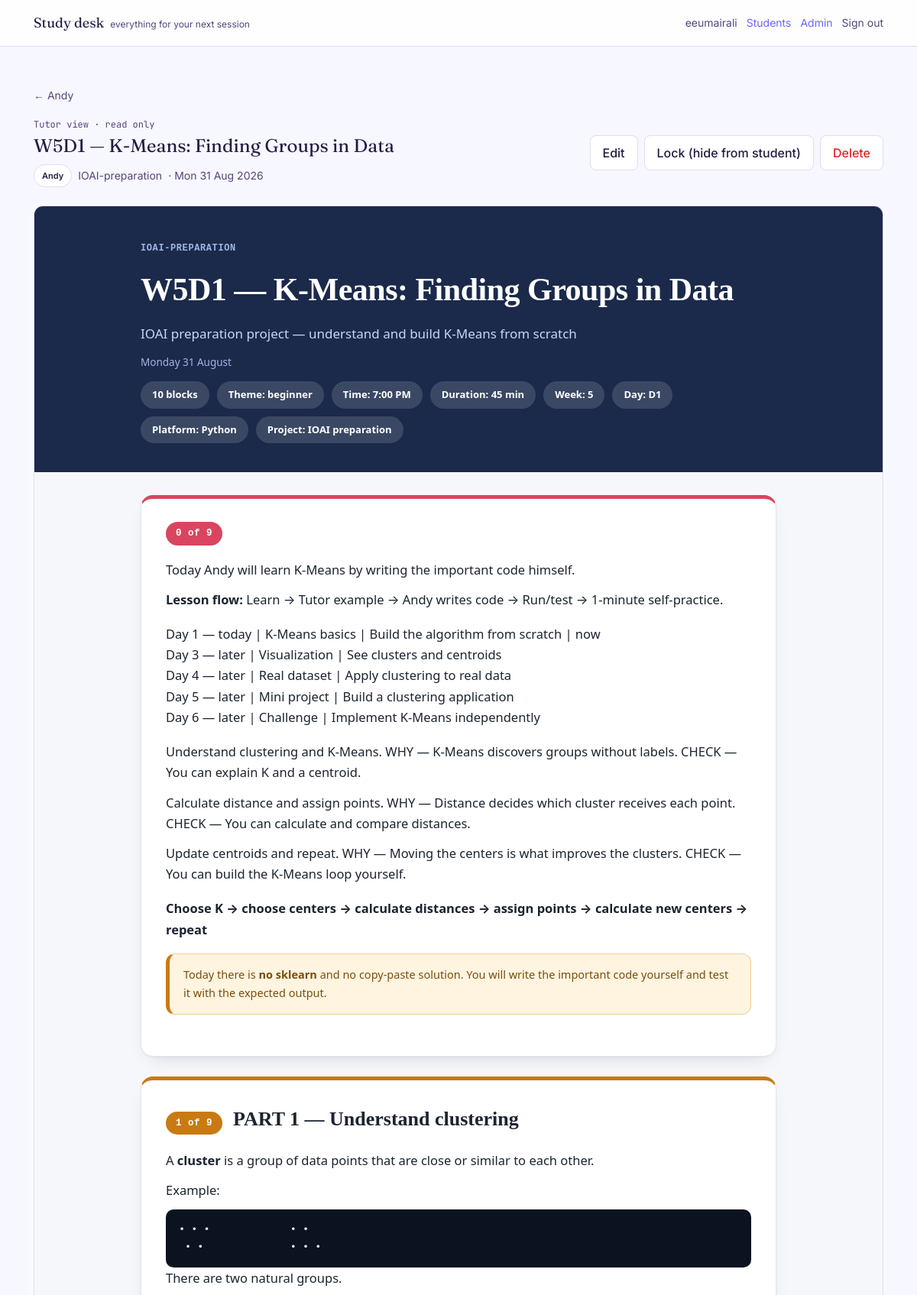
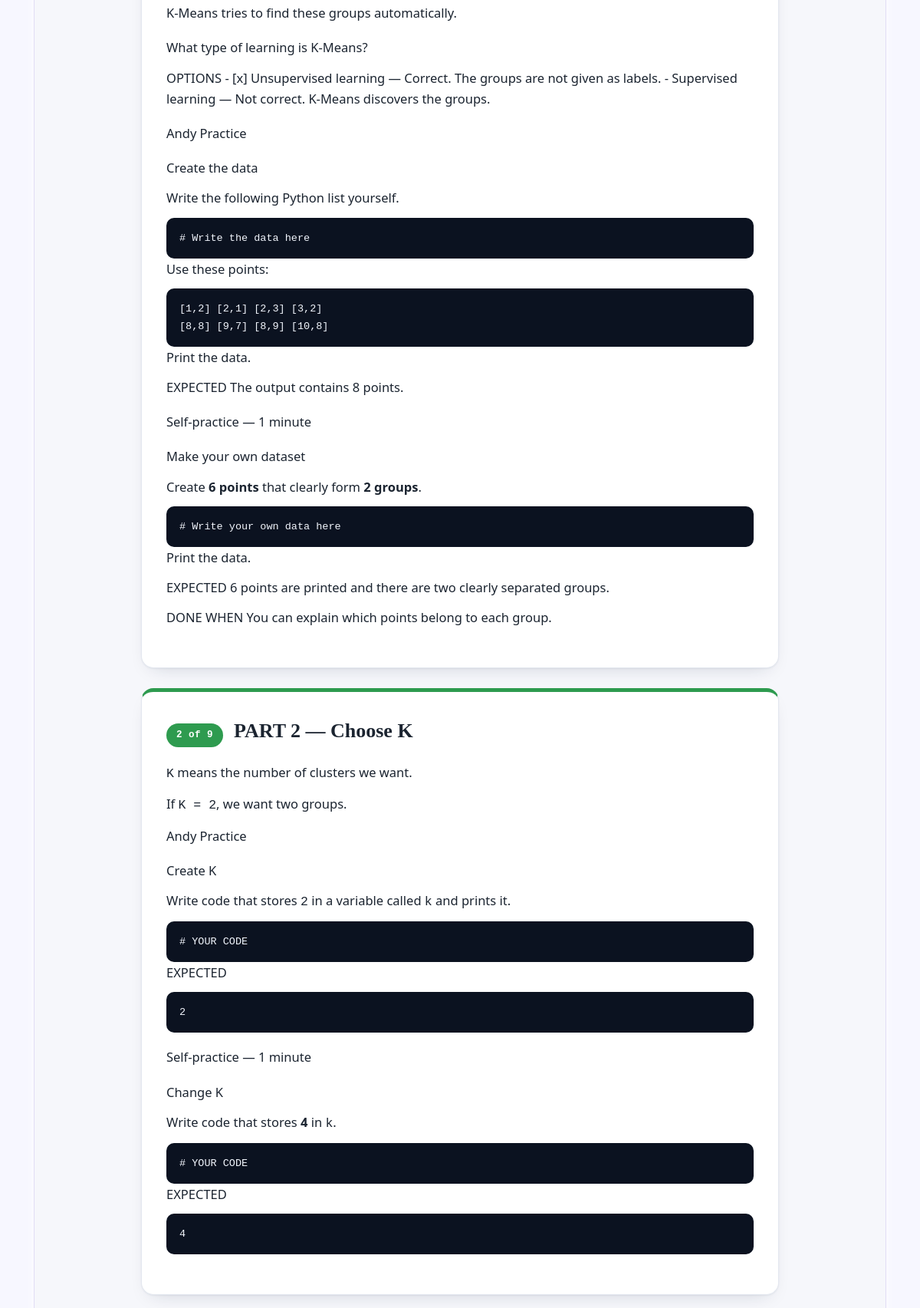
/tutor/lesson/12/ (signed in, upper part), run on the app's committed database (2 pictures, top to bottom).
### learning/models.py (models this page shows, shortened)
class Lesson(models.Model):
    course = models.ForeignKey(Course, on_delete=models.CASCADE, related_name="lessons", null=True, blank=True)
    student = models.ForeignKey(
        settings.AUTH_USER_MODEL, on_delete=models.CASCADE, related_name="personal_lessons",
        null=True, blank=True, help_text="Set for a dated document written for one student.",
    )
    date = models.DateField(null=True, blank=True, help_text="Orders this on the student's timeline.")
    order = models.PositiveIntegerField(default=1, help_text="Position in the course (shared curriculum lessons only).")
    title = models.CharField(max_length=140)
    subtitle = models.CharField(max_length=255, blank=True)
    description = models.TextField(blank=True, help_text="What the student will do this session. (Legacy field — new lessons use markdown_source.)")
    markdown_source = models.TextField(blank=True, help_text="The lesson document. See skills/FORMAT_SPEC.md.")
    meta = models.JSONField(default=dict, blank=True, help_text="Unknown front-matter keys, rendered as header pills.")
    hint_seconds_default = models.PositiveIntegerField(default=20)
    is_published = models.BooleanField(default=True, help_text="Locked (unticked) lessons are invisible to the student.")
    class Meta:
        ordering = ["-date", "order", "id"]
    @property
    def is_document(self):
        return bool(self.markdown_source)

class Course(models.Model):
    SUBJECTS = [
        ("python", "Python"),
        ("data", "Data science"),
        ("ml", "Machine learning / computer vision"),
        ("matlab", "MATLAB"),
        ("robotics", "Arduino / Webots robotics"),
        ("exam", "Exam preparation"),
    ]
    title = models.CharField(max_length=120)
    slug = models.SlugField(unique=True)
    subject = models.CharField(max_length=20, choices=SUBJECTS, default="python")
    description = models.TextField(blank=True)
    is_published = models.BooleanField(
        default=True, help_text="Untick to hide from students while you build it."
    )
    created_at = models.DateTimeField(auto_now_add=True)
    class Meta:
        ordering = ["title"]

### accounts/models.py (models this page shows, shortened)
class StudentProfile(models.Model):
    PLATFORMS = [
        ("fiverr", "Fiverr"),
        ("preply", "Preply"),
        ("direct", "Direct / Zoom"),
    ]
    user = models.OneToOneField(
        settings.AUTH_USER_MODEL, on_delete=models.CASCADE, related_name="student_profile"
    )
    display_name = models.CharField(
        max_length=60, help_text="What the student is called in lessons. A first name is enough."
    )
    platform = models.CharField(max_length=20, choices=PLATFORMS, default="direct")
    is_minor = models.BooleanField(
        default=False, help_text="Tick if under 18. Guardian contact is then required."
    )
    guardian_email = models.EmailField(
        blank=True, help_text="Only for students under 18. Leave empty otherwise."
    )
    notes = models.TextField(
        blank=True, help_text="Teaching notes only. Do not store anything sensitive here."
    )
    created_at = models.DateTimeField(auto_now_add=True)
    class Meta:
        ordering = ["display_name"]

### learning/views.py (the view)
# urls.py: path("tutor/lesson/<int:lesson_id>/", views.lesson_tutor_view, name="lesson_tutor_view"),
@staff_member_required
def lesson_tutor_view(request, lesson_id):
    lesson = get_object_or_404(Lesson.objects.select_related("student", "course"), pk=lesson_id)
    if not lesson.is_document:
        raise Http404
    parsed = parse_lesson(lesson.markdown_source)
    context = _document_context(parsed, lesson=lesson, can_edit=False)
    context["lesson"] = lesson
    return render(request, "learning/tutor/lesson_tutor_view.html", context)

### learning/lesson_markdown.py (called while the page is built)
def render_markdown(text: str) -> str:
    text = text.strip("\n")
    return md.markdown(text, extensions=MD_EXTENSIONS) if text.strip() else ""

def parse_attrs(attr_str: str) -> dict:
    attrs = {}
    for m in re.finditer(r'(\w+)=("([^"]*)"|\'([^\']*)\'|(\S+))', attr_str):
        key = m.group(1)
        val = m.group(3) if m.group(3) is not None else (m.group(4) if m.group(4) is not None else m.group(5))
        attrs[key] = val
    return attrs

def parse_body(text: str, practices: list, warnings: list) -> list:
    nodes = []
    for kind, name, attrs, content in split_fences(text):
        if kind == "text":
            html_out = render_markdown(content)
            if html_out.strip():
                nodes.append(Prose(html_out))
        else:
            node = build_block(name, attrs, content, practices, warnings)
            if node is not None:
                nodes.append(node)
    return nodes

def build_block(name: str, attrs: dict, content: str, practices: list, warnings: list):
    if name == "practice":
        return build_practice(attrs, content, practices, warnings)
    if name == "example":
        return Example(render_markdown(content))
    if name == "tip":
        return Tip(render_markdown(content))
    warnings.append(f"Unknown block type :::{name} — rendered as plain text so nothing is lost.")
    return Prose(render_markdown(content))

### templates/learning/tutor/lesson_tutor_view.html (shortened to what this page needs)
{% extends "base.html" %}
{% load static %}
{% block extra_head %}<link rel="stylesheet" href="{% static 'css/lesson-theme.css' %}">{% endblock %}
{% block content %}
<a href="{% url 'student_detail' lesson.student.id %}" class="text-sm text-slate-500 hover:text-ink">&larr; {{ lesson.student.student_profile.display_name|default:lesson.student.username }}</a>
<div class="mt-4 flex flex-wrap items-center justify-between gap-3">
  <div>
    <p class="font-mono text-xs text-slate-500">Tutor view · read only</p>
    <h1 class="mt-1 font-display text-2xl">{{ front_matter.title }}</h1>
    <div class="mt-2 flex flex-wrap items-center gap-2 text-sm text-slate-500">
      <span class="eyebrow rounded-full border border-line bg-card px-2.5 py-1 normal-case tracking-normal text-ink">
        {{ lesson.student.student_profile.display_name|default:lesson.student.username }}
      </span>
      {% if front_matter.course %}<span>{{ front_matter.course }}</span>{% endif %}
      {% if front_matter.date %}<span>· {{ front_matter.date|date:"D j M Y" }}</span>{% endif %}
    </div>
  </div>
  <div class="flex shrink-0 flex-wrap gap-2">
    <a href="{% url 'lesson_edit' lesson.student.id lesson.id %}" class="btn-quiet">Edit</a>
    <form method="post" action="{% url 'lesson_toggle_lock' lesson.id %}">
      <button type="submit" class="btn-quiet">
        {% if lesson.is_published %}Lock (hide from student){% else %}Unlock (show to student){% endif %}
      </button>
    </form>
    <form method="post" action="{% url 'lesson_delete' lesson.id %}"
          onsubmit="return confirm('Delete “{{ front_matter.title }}”? This removes the student’s saved answers too. This cannot be undone.');">
      <button type="submit" class="btn-quiet text-red-600 hover:border-red-300">Delete</button>
    </form>
  </div>
</div>
<div class="mt-6 overflow-hidden rounded-xl border border-line shadow-card">
  <div class="lesson-doc">
    {% include "learning/lesson/_document_body.html" %}
  </div>
</div>
{% endblock %}

### templates/base.html (shortened to what this page needs)
{% load static %}<!doctype html>
<html lang="en" class="h-full">
<head>
<link rel="stylesheet" href="{% static 'css/app.css' %}">
{% block extra_head %}{% endblock %}
</head>
<body class="min-h-full flex flex-col">
<header class="border-b border-line bg-card/80 backdrop-blur">
  <div class="mx-auto flex max-w-6xl items-center justify-between px-5 py-4">
    <a href="{% url 'dashboard' %}" class="flex items-baseline gap-2">
      <span class="font-display text-lg text-ink">Study desk</span>
      <span class="hidden text-xs text-slate-500 sm:inline">everything for your next session</span>
    </a>
    <div class="flex items-center gap-3 text-sm">
      {% if user.is_authenticated %}
        <span class="hidden text-slate-500 sm:inline">{{ user.student_profile.display_name|default:user.username }}</span>
        {% if user.is_staff %}
          <a class="text-teal-600 hover:underline" href="{% url 'student_list' %}">Students</a>
          <a class="text-teal-600 hover:underline" href="/admin/">Admin</a>
        {% endif %}
      {% endif %}
      {% if user.is_authenticated %}
        <form method="post" action="{% url 'logout' %}">{% csrf_token %}
          <button class="text-slate-500 hover:text-ink">Sign out</button>
        </form>
      {% endif %}
    </div>
  </div>
</header>
<main id="main" class="mx-auto w-full max-w-6xl flex-1 px-5 py-8 sm:py-12">
  {% block content %}{% endblock %}
</main>
</body>
</html>

### templates/learning/lesson/_document_body.html (shortened to what this page needs)
<header class="lhead">
  <div class="wrap">
    <p class="eyebrow">{% if course %}{{ course }}{% else %}Lesson{% endif %}</p>
    <h1 class="ltitle">{{ front_matter.title }}</h1>
    {% if front_matter.subtitle %}<p class="lsub">{{ front_matter.subtitle }}</p>{% endif %}
    <p class="lmeta-line">{{ front_matter.date|date:"l j F" }}</p>
    <div class="meta">
      <span class="pill">{{ blocks|length }} block{{ blocks|length|pluralize }}</span>
      {% for key, value in meta_pills %}<span class="pill">{{ key }}: {{ value }}</span>{% endfor %}
    </div>
  </div>
</header>
<div class="wrap" id="lesson-root" data-lesson-id="{{ lesson_id|default:'' }}" data-can-edit="{% if can_edit %}1{% else %}0{% endif %}">
  {% for block in blocks %}
    {% include block.template_name with node=block %}
  {% endfor %}
</div>

### static/css/lesson-theme.css (style rules this page uses)
:root { --ink:#1B2430; --paper:#F6F7FB; --card:#FFFFFF; --line:#E3E7EF; --muted:#67718A; --deep:#1B2A4A; --amber:#C97A12; --amberbg:#FFF4E0; --amberline:#F0CE94; --green:#12805C; --greenbg:#E7F8F0; --greenline:#9FE0C4; --code:#0B1220; --codetext:#F1F5FC; --font-display:Georgia,"Times New Roman",serif; --font-body:"Segoe UI",-apple-system,BlinkMacSystemFont,Roboto,sans-serif; --font-mono:"SFMono-Regular",Consolas,"Liberation Mono",Menlo,monospace; --base-size:16.5px; --base-line:1.65; --radius:16px; --shadow:0 1px 2px rgba(20,30,60,.05),0 10px 26px -14px rgba(20,30,60,.22); --c1:#D9455F; --c1bg:#FDECEF; --c2:#C97A12; --c2bg:#FFF4E0; --c3:#2E9B4F; --c3bg:#EAF8EE; --c4:#1C8FA6; --c4bg:#E7F6F9; --c5:#5B62D9; --c5bg:#ECEDFC; --c6:#A34AC9; --c6bg:#F6EAFB; --c7:#B5851C; --c7bg:#FBF3E0; }
* { box-sizing:border-box }
.lesson-doc { background:var(--paper); color:var(--ink); font:var(--base-size)/var(--base-line) var(--font-body); }
.lesson-doc code, .lesson-doc .mono { font-family:var(--font-mono) }
.lesson-doc .wrap { max-width:880px;margin:0 auto;padding:0 24px 90px }
.lesson-doc header.lhead { background:var(--deep);color:#fff;padding:46px 0 38px;margin-bottom:30px }
.lesson-doc header.lhead .wrap { padding-bottom:0 }
.lesson-doc .eyebrow { color:#9FB4E8;font-family:var(--font-mono);font-size:12px; letter-spacing:.6px;text-transform:uppercase;margin:0 0 10px }
.lesson-doc h1.ltitle { font-family:var(--font-display);font-size:clamp(28px,5vw,42px); margin:0 0 8px;letter-spacing:-.5px;font-weight:700 }
.lesson-doc .lsub { color:#C7D5FA;font-size:17px;margin:0 0 12px }
.lesson-doc .lmeta-line { color:#9FB4E8;font-size:13.5px;margin:0 0 14px }
.lesson-doc .meta { display:flex;flex-wrap:wrap;gap:10px }
.lesson-doc .pill { background:rgba(255,255,255,.14);border-radius:999px;padding:7px 15px;font-size:13px;font-weight:600 }
.lesson-doc .prose p { margin:0 0 12px }
.lesson-doc .prose pre { background:var(--code);color:var(--codetext);border-radius:10px;padding:15px 17px; overflow-x:auto;font-size:13.5px;line-height:1.55 }
.lesson-doc .prose pre code,.lesson-doc .example-body pre code,.lesson-doc .hint pre code { color:inherit;background:none }
.lesson-doc .tip p { margin:0 0 8px }
.lesson-doc .tip p:last-child { margin-bottom:0 }
.lesson-doc .code-block pre { padding-right:76px }

### data on the page
Lesson: student.student_profile.display_name "Andy", title "W5D1 — K-Means: Finding Groups in Data", subtitle "IOAI preparation project — understand and build K-Means from scratch"
Course: course "IOAI-preparation", slug "IOAI-PREPARATION"

### other printed values
{{ user.student_profile.display_name|default:user.username }} "eeumairali"
{{ front_matter.date|date:"D j M Y" }} "Mon 31 Aug 2026"
{{ front_matter.date|date:"l j F" }} "Monday 31 August"
{{ blocks|length }} "10"
{{ key }} "Theme" "Time" "Duration" "Week" "Day" "Platform" "Project"
{{ value }} "beginner" "7:00 PM" "45 min" "5" "D1" "Python" "IOAI preparation"
{{ node.index }} "0" "1" "2"
{{ node.total }} "9" "9" "9"
{{ node.html|safe }} "Today Andy will learn K-Means by writing the important code himself. Lesson flow: Learn → Tutor example → Andy writes code → Run/test → 1-minute self-practice." "Choose K → choose centers → calculate distances → assign points → calculate new centers → repeat" "A cluster is a group of data points that are close or similar to each other. Example: • • • • • • • • • • There are two natural groups. K-Means tries to find these groups automatically." "What type of learning is K-Means? OPTIONS - [x] Unsupervised learning — Correct. The groups are not given as labels. - Supervised learning — Not correct. K-Means discovers the groups." "Andy Practice" "Self-practice — 1 minute" "K means the number of clusters we want. If K = 2 , we want two groups. Andy Practice" "Create K Write code that stores 2 in a variable called k and prints it. # YOUR CODE EXPECTED 2" "Self-practice — 1 minute" "Change K Write code that stores 4 in k . # YOUR CODE EXPECTED 4"
{{ node.html|safe }} "Today there is no sklearn and no copy-paste solution. You will write the important code yourself and test it with the expected output."
{{ node.title }} "PART 1 — Understand clustering" "PART 2 — Choose K"
